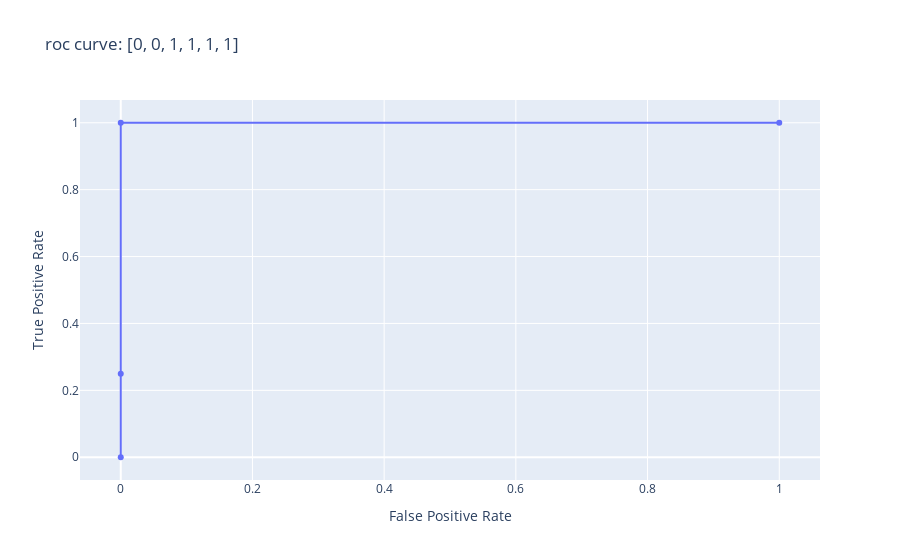

The cell this chart's notebook holds for it:
### Markdown cell above
This area under the curve is 100 percent.  We start in the top right, with a threshold of .0, where we predict all as positive.  Then we are able to increase our threshold, and here, in doing so we maintain our high true positive rate while fully reducing our false positive rate.  Then because, we keep raising our threshold, we eventually reduce our true positive rate as well.

### Code cell
scatter_1 = go.Scatter(x = fpr, y = tpr,
                       name = 'perfect classifier')

go.Figure(scatter_1, layout = {'title': 'roc curve: [0, 0, 1, 1, 1, 1]', 
                             'xaxis': {'title': 'False Positive Rate'},
                             'yaxis': {'title': 'True Positive Rate'}
                            })

### Figure 1 — Plotly figure (JSON) as saved in the notebook; plotly's stock layout.template omitted (floating-point values rounded to 4 significant figures)
{"data": [{"name": "perfect classifier", "type": "scatter", "x": [0, 0, 0, 1], "y": [0, 0.25, 1, 1]}], "layout": {"autosize": true, "title": {"text": "roc curve: [0, 0, 1, 1, 1, 1]"}, "xaxis": {"autorange": true, "range": [-0.06129, 1.061], "title": {"text": "False Positive Rate"}, "type": "linear"}, "yaxis": {"autorange": true, "range": [-0.07325, 1.073], "title": {"text": "True Positive Rate"}, "type": "linear"}}}
